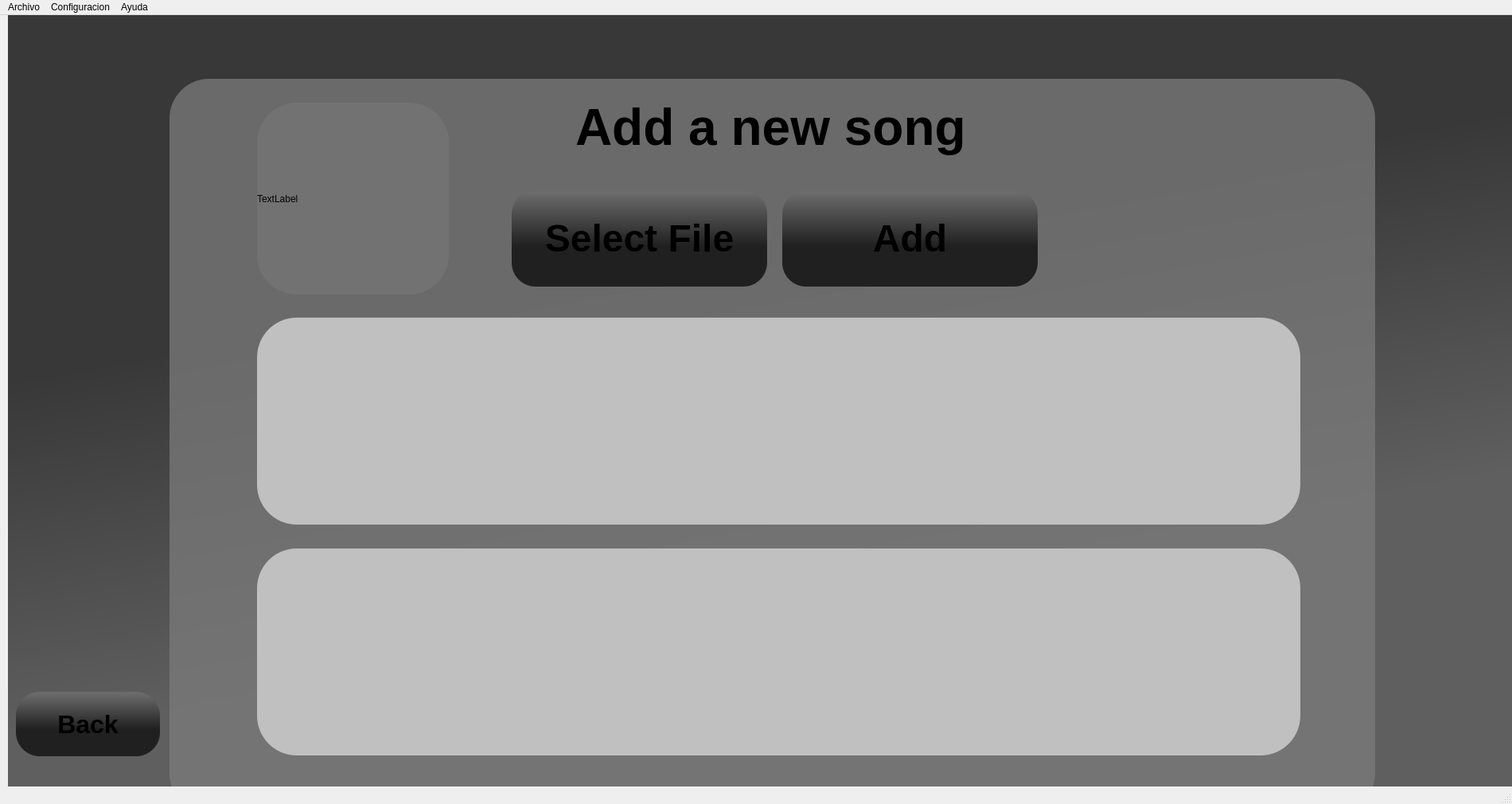
<?xml version="1.0" encoding="UTF-8"?>
<ui version="4.0">
 <class>NewSongWindow</class>
 <widget class="QMainWindow" name="NewSongWindow">
  <property name="geometry">
   <rect>
    <x>0</x>
    <y>0</y>
    <width>1900</width>
    <height>1010</height>
   </rect>
  </property>
  <property name="windowTitle">
   <string>MainWindow</string>
  </property>
  <widget class="QWidget" name="centralwidget">
   <widget class="QLabel" name="label">
    <property name="geometry">
     <rect>
      <x>10</x>
      <y>0</y>
      <width>1900</width>
      <height>981</height>
     </rect>
    </property>
    <property name="styleSheet">
     <string notr="true">background-color: qlineargradient(spread:pad, x1:0.721889, y1:0.211, x2:0.917, y2:0.772591, stop:0.0111111 rgba(56, 56, 56, 255), stop:0.744444 rgba(95, 95, 95, 255));</string>
    </property>
    <property name="text">
     <string/>
    </property>
   </widget>
   <widget class="QScrollArea" name="scrollArea">
    <property name="geometry">
     <rect>
      <x>213</x>
      <y>80</y>
      <width>1515</width>
      <height>922</height>
     </rect>
    </property>
    <property name="minimumSize">
     <size>
      <width>1515</width>
      <height>922</height>
     </size>
    </property>
    <property name="maximumSize">
     <size>
      <width>16777215</width>
      <height>770</height>
     </size>
    </property>
    <property name="styleSheet">
     <string notr="true">border-radius: 50px;
background-color: rgba(122, 122, 122, 50%);</string>
    </property>
    <property name="widgetResizable">
     <bool>true</bool>
    </property>
    <widget class="QWidget" name="scrollAreaWidgetContents">
     <property name="geometry">
      <rect>
       <x>0</x>
       <y>0</y>
       <width>1515</width>
       <height>922</height>
      </rect>
     </property>
     <widget class="QPushButton" name="file_pushButton">
      <property name="geometry">
       <rect>
        <x>430</x>
        <y>140</y>
        <width>321</width>
        <height>121</height>
       </rect>
      </property>
      <property name="font">
       <font>
        <family>Arial</family>
        <pointsize>36</pointsize>
        <bold>true</bold>
       </font>
      </property>
      <property name="cursor">
       <cursorShape>PointingHandCursor</cursorShape>
      </property>
      <property name="styleSheet">
       <string notr="true">background-color: qlineargradient(spread:pad, x1:1, y1:0.028, x2:1, y2:0.579, stop:0 rgba(107, 107, 107, 255), stop:1 rgba(32, 32, 32, 255));
border-radius: 30px;</string>
      </property>
      <property name="text">
       <string notr="true">Select File</string>
      </property>
      <property name="iconSize">
       <size>
        <width>80</width>
        <height>80</height>
       </size>
      </property>
      <property name="autoRepeat">
       <bool>true</bool>
      </property>
     </widget>
     <widget class="QFrame" name="found_frame">
      <property name="geometry">
       <rect>
        <x>110</x>
        <y>300</y>
        <width>1311</width>
        <height>260</height>
       </rect>
      </property>
      <property name="minimumSize">
       <size>
        <width>0</width>
        <height>0</height>
       </size>
      </property>
      <property name="maximumSize">
       <size>
        <width>2000</width>
        <height>2000</height>
       </size>
      </property>
      <property name="styleSheet">
       <string notr="true">border-radius: 50px;
background-color: rgb(192, 192, 192);
border-width: 5;
border-color: rgb(0, 0, 0);
</string>
      </property>
      <property name="frameShape">
       <enum>QFrame::Shape::StyledPanel</enum>
      </property>
      <property name="frameShadow">
       <enum>QFrame::Shadow::Raised</enum>
      </property>
     </widget>
     <widget class="QFrame" name="need_frame">
      <property name="geometry">
       <rect>
        <x>110</x>
        <y>590</y>
        <width>1311</width>
        <height>260</height>
       </rect>
      </property>
      <property name="minimumSize">
       <size>
        <width>0</width>
        <height>0</height>
       </size>
      </property>
      <property name="maximumSize">
       <size>
        <width>1374</width>
        <height>300</height>
       </size>
      </property>
      <property name="styleSheet">
       <string notr="true">border-radius: 50px;
background-color: rgb(192, 192, 192);
border-width: 5;
border-color: rgb(0, 0, 0);
</string>
      </property>
      <property name="frameShape">
       <enum>QFrame::Shape::StyledPanel</enum>
      </property>
      <property name="frameShadow">
       <enum>QFrame::Shadow::Raised</enum>
      </property>
     </widget>
     <widget class="QPushButton" name="add_pushButton">
      <property name="geometry">
       <rect>
        <x>770</x>
        <y>140</y>
        <width>321</width>
        <height>121</height>
       </rect>
      </property>
      <property name="font">
       <font>
        <family>Arial</family>
        <pointsize>36</pointsize>
        <bold>true</bold>
       </font>
      </property>
      <property name="cursor">
       <cursorShape>PointingHandCursor</cursorShape>
      </property>
      <property name="styleSheet">
       <string notr="true">background-color: qlineargradient(spread:pad, x1:1, y1:0.028, x2:1, y2:0.579, stop:0 rgba(107, 107, 107, 255), stop:1 rgba(32, 32, 32, 255));
border-radius: 30px;</string>
      </property>
      <property name="text">
       <string notr="true">Add</string>
      </property>
      <property name="iconSize">
       <size>
        <width>80</width>
        <height>80</height>
       </size>
      </property>
      <property name="autoRepeat">
       <bool>true</bool>
      </property>
     </widget>
     <widget class="QLabel" name="label_2">
      <property name="geometry">
       <rect>
        <x>510</x>
        <y>20</y>
        <width>501</width>
        <height>81</height>
       </rect>
      </property>
      <property name="font">
       <font>
        <family>Arial</family>
        <pointsize>48</pointsize>
        <bold>true</bold>
       </font>
      </property>
      <property name="styleSheet">
       <string notr="true">background-color: rgba(255, 255, 255, 0%);</string>
      </property>
      <property name="text">
       <string>Add a new song</string>
      </property>
     </widget>
     <widget class="QLabel" name="image_label">
      <property name="geometry">
       <rect>
        <x>110</x>
        <y>30</y>
        <width>241</width>
        <height>241</height>
       </rect>
      </property>
      <property name="text">
       <string>TextLabel</string>
      </property>
     </widget>
    </widget>
   </widget>
   <widget class="QPushButton" name="back_pushButton">
    <property name="geometry">
     <rect>
      <x>20</x>
      <y>850</y>
      <width>181</width>
      <height>81</height>
     </rect>
    </property>
    <property name="font">
     <font>
      <family>Arial</family>
      <pointsize>24</pointsize>
      <bold>true</bold>
     </font>
    </property>
    <property name="cursor">
     <cursorShape>PointingHandCursor</cursorShape>
    </property>
    <property name="styleSheet">
     <string notr="true">background-color: qlineargradient(spread:pad, x1:1, y1:0.028, x2:1, y2:0.579, stop:0 rgba(107, 107, 107, 255), stop:1 rgba(32, 32, 32, 255));
border-radius: 30px;</string>
    </property>
    <property name="text">
     <string notr="true">Back</string>
    </property>
    <property name="iconSize">
     <size>
      <width>80</width>
      <height>80</height>
     </size>
    </property>
    <property name="autoRepeat">
     <bool>true</bool>
    </property>
   </widget>
  </widget>
  <widget class="QMenuBar" name="menubar">
   <property name="geometry">
    <rect>
     <x>0</x>
     <y>0</y>
     <width>1900</width>
     <height>33</height>
    </rect>
   </property>
   <widget class="QMenu" name="menuArchivo">
    <property name="title">
     <string>Archivo</string>
    </property>
   </widget>
   <widget class="QMenu" name="menuConfiguracion">
    <property name="title">
     <string>Configuracion</string>
    </property>
   </widget>
   <widget class="QMenu" name="menuAyuda">
    <property name="title">
     <string>Ayuda</string>
    </property>
   </widget>
   <addaction name="menuArchivo"/>
   <addaction name="menuConfiguracion"/>
   <addaction name="menuAyuda"/>
  </widget>
  <widget class="QStatusBar" name="statusbar"/>
 </widget>
 <resources/>
 <connections/>
</ui>
